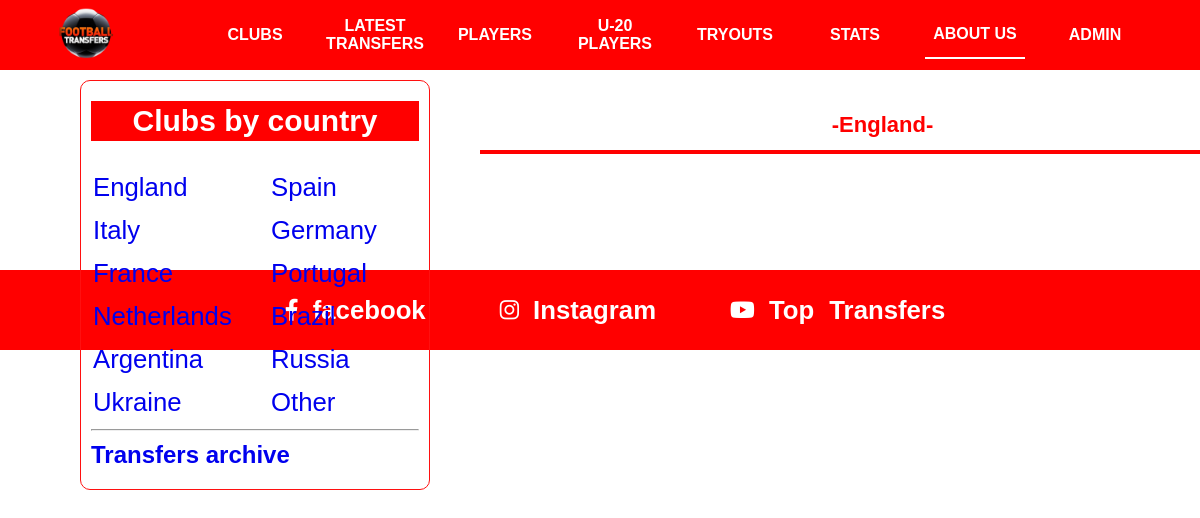
/countries/england/, run on an earlier commit of the app's database.
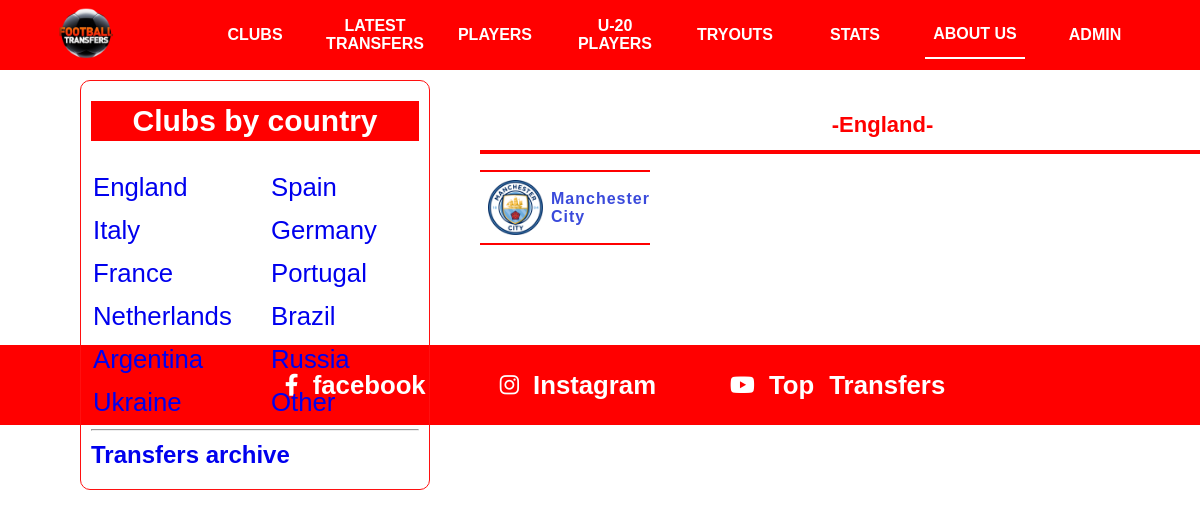
And on a later commit of the database.
### asosiy/models.py (models this page shows, shortened)
class Club(models.Model):
    nom = models.CharField(max_length=30)
    logo = models.FileField()
    davlat = models.CharField(max_length=30)
    presidend = models.CharField(max_length=40, blank = True)
    coach = models.CharField(max_length=30, blank= True)
    yili = models.DateField(blank=True)
    record_transfer = models.CharField(max_length=100, blank=True)
    record_sotuv = models.CharField(max_length=100, blank=True)

### asosiy/views.py (the view)
# urls.py: path('countries/<str:davlat>/', country_club),
def country_club(request, davlat):
    content = {
        'clubs' : Club.objects.filter(davlat = davlat),
        'country' : davlat.title()
    }
    return render(request, 'england.html', content)

### templates/england.html (shortened to what this page needs)
{% extends 'header.html' %}
{% block content %}
      <div class="nav">
        <h2>-{{ country }}-</h2>
        <table class="content-nav"></table>
      </div>
      <div class="content" style="margin-top: 170px">
        <div class="clubs">
          {% for club in clubs %}
          <div class="club">
            <a href='/club_player/{{club.nom}}/'>
              <img src="{{ club.logo.url }}" alt="" />
              {{ club.nom }}
            </a>
          </div>
          {% endfor %}
        </div>
      </div>
{% endblock %}

What changed in the data, as far as the page shows it:
now on this page (row edited): Club: davlat "England", logo (picture), nom "Manchester City"
Also different on the page:
{{ country }}: "England" → (not shown)
